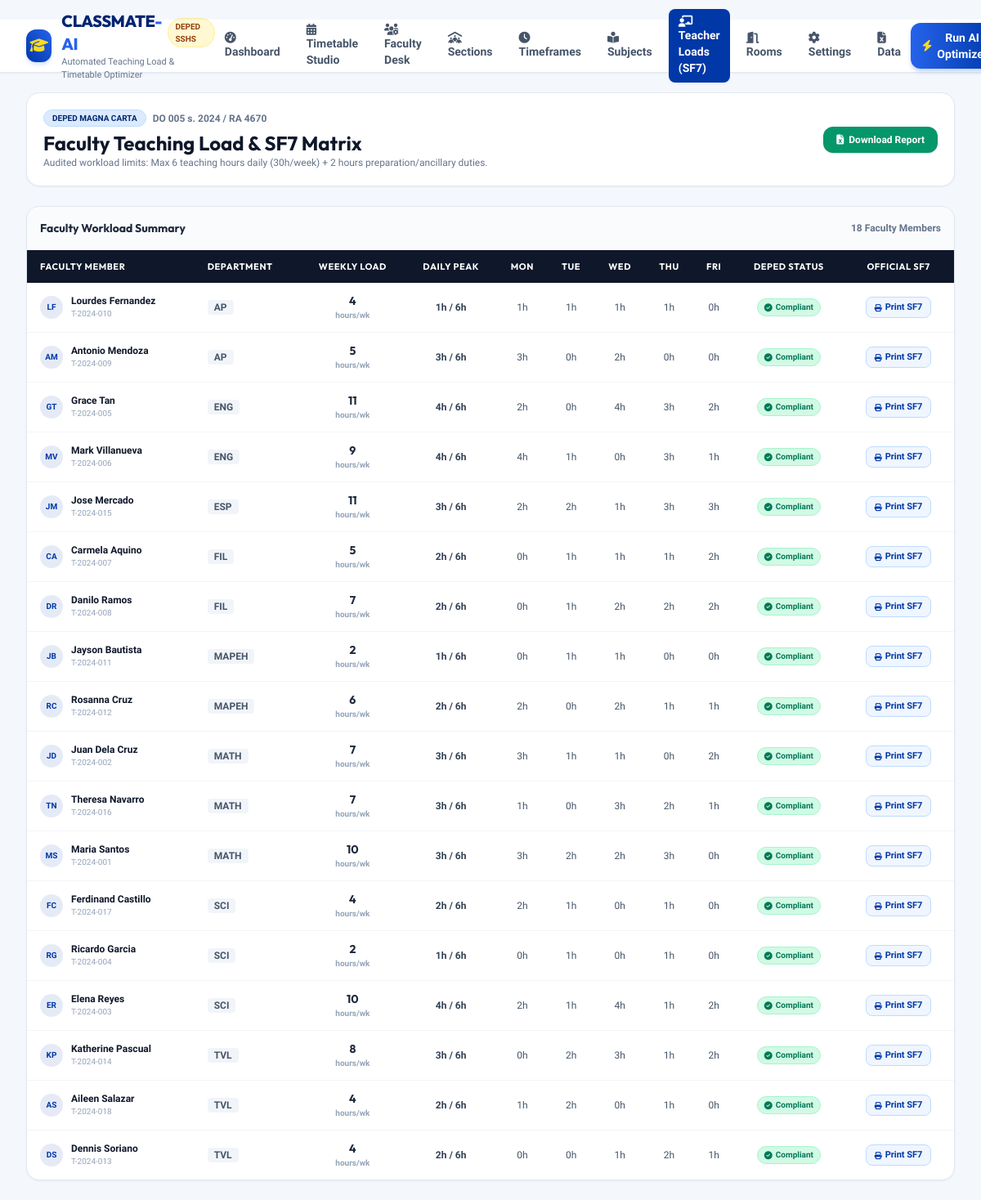
The app's page /teacher-loads/ with its own data.
### scheduler/models.py (models this page shows, shortened)
class Teacher(models.Model):
    CURRICULUM_LEVEL_CHOICES = [
        ('jhs', 'Junior High School (Grades 7–10)'),
        ('shs', 'Senior High School (Grades 11–12)'),
        ('both', 'Both JHS & SHS (Integrated)'),
    ]
    employee_id = models.CharField(max_length=30, unique=True)
    first_name = models.CharField(max_length=50)
    last_name = models.CharField(max_length=50)
    email = models.EmailField(blank=True, default='')
    curriculum_level = models.CharField(max_length=20, choices=CURRICULUM_LEVEL_CHOICES, default='both')
    department = models.ForeignKey(Department, on_delete=models.SET_NULL, null=True, blank=True, related_name='teachers')
    max_daily_hours = models.IntegerField(default=6, help_text="DepEd DO 005 s. 2024 (max 6h actual teaching)")
    max_weekly_hours = models.IntegerField(default=30)
    preferred_vacant_period = models.IntegerField(null=True, blank=True, help_text="Preferred vacant period (1-8)")
    is_active = models.BooleanField(default=True)
    @property
    def full_name(self):
        return f"{self.first_name} {self.last_name}"

class Department(models.Model):
    code = models.CharField(max_length=20, unique=True)
    name = models.CharField(max_length=100)

### scheduler/views.py (the view)
# urls.py: path('teacher-loads/', views.teacher_loads_view, name='teacher_loads'),
def teacher_loads_view(request):
    schedule = Schedule.objects.order_by('-updated_at').first()
    teachers = Teacher.objects.filter(is_active=True).select_related('department').order_by('department__code', 'last_name')
    load_data = []
    if schedule:
        items = ScheduleItem.objects.filter(schedule=schedule).select_related('teacher', 'time_slot', 'subject', 'section')
        for t in teachers:
            t_items = [it for it in items if it.teacher_id == t.id]
            total_periods = len(t_items)
            daily_counts = {1: 0, 2: 0, 3: 0, 4: 0, 5: 0}
            for it in t_items:
                daily_counts[it.time_slot.day_of_week] += 1
            max_day_load = max(daily_counts.values()) if daily_counts.values() else 0
            is_overloaded = max_day_load > t.max_daily_hours or total_periods > t.max_weekly_hours
            load_data.append({
                'teacher': t,
                'total_periods': total_periods,
                'daily_counts': daily_counts,
                'max_day_load': max_day_load,
                'is_overloaded': is_overloaded,
                'compliance_status': 'Overload Warning' if is_overloaded else 'DepEd Compliant',
                'items': t_items,
            })
    context = {
        'schedule': schedule,
        'load_data': load_data,
    }
    return render(request, 'teacher_loads.html', context)

### templates/teacher_loads.html (shortened to what this page needs)
﻿{% extends 'base.html' %}
{% block content %}
<div class="space-y-6">
    <div class="bg-white rounded-2xl p-5 border border-slate-200 shadow-sm flex flex-col sm:flex-row sm:items-center justify-between gap-3">
        <div>
            <div class="flex items-center space-x-2">
                <span class="px-2.5 py-0.5 rounded-full text-[10px] uppercase font-bold bg-blue-100 text-deped-darkblue border border-blue-200">DepEd Magna Carta</span>
                <span class="text-xs text-slate-500 font-semibold">DO 005 s. 2024 / RA 4670</span>
            </div>
            <h1 class="text-xl sm:text-2xl font-bold font-heading text-slate-900 mt-1">
                Faculty Teaching Load & SF7 Matrix
            </h1>
            <p class="text-xs text-slate-500">
                Audited workload limits: Max 6 teaching hours daily (30h/week) + 2 hours preparation/ancillary duties.
            </p>
        </div>
        <div class="flex items-center space-x-2">
            <a href="{% url 'export_excel' %}" class="px-4 py-2 rounded-xl bg-emerald-600 hover:bg-emerald-700 text-white font-bold text-xs shadow transition flex items-center space-x-1.5">
                <i class="fa-solid fa-file-excel"></i>
                <span>Download Report</span>
            </a>
        </div>
    </div>
    <div class="bg-white rounded-2xl border border-slate-200 shadow-sm overflow-hidden">
        <div class="p-4 border-b border-slate-100 bg-slate-50/70 flex items-center justify-between">
            <h2 class="font-heading font-bold text-sm text-slate-800">Faculty Workload Summary</h2>
            <span class="text-xs text-slate-500 font-semibold">{{ load_data|length }} Faculty Members</span>
        </div>
        <div class="overflow-x-auto">
            <table class="w-full text-left text-xs border-collapse">
                <thead class="bg-slate-900 text-white uppercase text-[11px] font-heading tracking-wider">
                    <tr>
                        <th class="py-3 px-4">Faculty Member</th>
                        <th class="py-3 px-3">Department</th>
                        <th class="py-3 px-3 text-center">Weekly Load</th>
                        <th class="py-3 px-3 text-center">Daily Peak</th>
                        <th class="py-3 px-3 text-center">Mon</th>
                        <th class="py-3 px-3 text-center">Tue</th>
                        <th class="py-3 px-3 text-center">Wed</th>
                        <th class="py-3 px-3 text-center">Thu</th>
                        <th class="py-3 px-3 text-center">Fri</th>
                        <th class="py-3 px-3 text-center">DepEd Status</th>
                        <th class="py-3 px-4 text-center">Official SF7</th>
                    </tr>
                </thead>
                <tbody class="divide-y divide-slate-100">
                    {% for row in load_data %}
                    <tr class="hover:bg-slate-50/80 transition">
                        <td class="py-3 px-4 font-bold text-slate-900">
                            <div class="flex items-center space-x-2.5">
                                <div class="w-7 h-7 rounded-full bg-deped-blue/10 text-deped-blue font-bold flex items-center justify-center text-[10px]">
                                    {{ row.teacher.first_name|slice:":1" }}{{ row.teacher.last_name|slice:":1" }}
                                </div>
                                <div>
                                    <span class="block">{{ row.teacher.full_name }}</span>
                                    <span class="text-[10px] text-slate-400 block font-normal">{{ row.teacher.employee_id }}</span>
                                </div>
                            </div>
                        </td>
                        <td class="py-3 px-3 text-slate-600 font-medium">
                            <span class="px-2 py-0.5 rounded bg-slate-100 font-semibold">{{ row.teacher.department.code }}</span>
                        </td>
                        <td class="py-3 px-3 text-center font-bold text-slate-800">
                            <span class="text-sm font-heading">{{ row.total_periods }}</span>
                            <span class="text-[10px] text-slate-400 block">hours/wk</span>
                        </td>
                        <td class="py-3 px-3 text-center font-bold">
                            <span class="{% if row.max_day_load > row.teacher.max_daily_hours %}text-red-600{% else %}text-slate-700{% endif %}">
                                {{ row.max_day_load }}h / {{ row.teacher.max_daily_hours }}h
                            </span>
                        </td>
                        <td class="py-3 px-2 text-center text-slate-600">{{ row.daily_counts.1 }}h</td>
                        <td class="py-3 px-2 text-center text-slate-600">{{ row.daily_counts.2 }}h</td>
                        <td class="py-3 px-2 text-center text-slate-600">{{ row.daily_counts.3 }}h</td>
                        <td class="py-3 px-2 text-center text-slate-600">{{ row.daily_counts.4 }}h</td>
                        <td class="py-3 px-2 text-center text-slate-600">{{ row.daily_counts.5 }}h</td>
                        <td class="py-3 px-3 text-center">
                            {% if row.is_overloaded %}
                            <span class="inline-flex items-center px-2 py-0.5 rounded-full text-[10px] font-bold bg-red-100 text-red-700 border border-red-200">
                                <i class="fa-solid fa-triangle-exclamation mr-1"></i> Overload
                            </span>
                            {% else %}
                            <span class="inline-flex items-center px-2 py-0.5 rounded-full text-[10px] font-bold bg-emerald-100 text-emerald-700 border border-emerald-200">
                                <i class="fa-solid fa-circle-check mr-1"></i> Compliant
                            </span>
                            {% endif %}
                        </td>
                        <td class="py-3 px-4 text-center">
                            <a href="{% url 'print_sf7' row.teacher.id %}" target="_blank" class="px-2.5 py-1 rounded-lg bg-blue-50 text-deped-blue hover:bg-deped-blue hover:text-white transition font-bold text-[11px] inline-flex items-center space-x-1 border border-blue-200">
                                <i class="fa-solid fa-print text-[9px]"></i>
                                <span>Print SF7</span>
                            </a>
                        </td>
                    </tr>
                    {% empty %}
                    <tr>
                        <td colspan="11" class="py-8 text-center text-slate-400 font-semibold">
                            No schedule items recorded. Run the AI Optimizer to generate teacher assignments.
                        </td>
                    </tr>
                    {% endfor %}
                </tbody>
            </table>
        </div>
    </div>
</div>
{% endblock %}

### templates/base.html (shortened to what this page needs)
<!DOCTYPE html>
<html lang="en">
<head>
    <script src="https://cdn.tailwindcss.com"></script>
    <link rel="stylesheet" href="https://cdnjs.cloudflare.com/ajax/libs/font-awesome/6.5.1/css/all.min.css">
</head>
<body class="min-h-screen flex flex-col pb-20 md:pb-0 text-slate-800 antialiased selection:bg-deped-blue selection:text-white">
    <header class="sticky top-0 z-40 bg-white/95 backdrop-blur border-b border-slate-200 shadow-sm">
        <div class="max-w-7xl mx-auto px-4 sm:px-6 lg:px-8">
            <div class="flex items-center justify-between h-16">
                <div class="flex items-center space-x-3">
                    <div class="w-10 h-10 rounded-xl bg-gradient-to-tr from-deped-blue to-blue-600 flex items-center justify-center text-white shadow-md shadow-blue-500/20">
                        <i class="fa-solid fa-graduation-cap text-lg text-deped-gold"></i>
                    </div>
                    <div>
                        <div class="flex items-center space-x-2">
                            <span class="font-heading font-extrabold text-xl text-deped-darkblue tracking-tight">CLASSMATE<span class="text-blue-600">-AI</span></span>
                            <span class="text-[10px] uppercase font-bold bg-deped-gold/20 text-amber-800 px-2 py-0.5 rounded-full border border-deped-gold/30">DepEd SSHS</span>
                        </div>
                        <p class="text-[11px] text-slate-500 font-medium hidden sm:block">Automated Teaching Load & Timetable Optimizer</p>
                    </div>
                </div>
                <nav class="hidden md:flex items-center space-x-1 lg:space-x-2">
                    <a href="{% url 'dashboard' %}" class="px-3 py-2 rounded-lg text-sm font-semibold transition {% if request.resolver_match.url_name == 'dashboard' %}bg-deped-blue text-white shadow-sm{% else %}text-slate-600 hover:text-deped-blue hover:bg-slate-100{% endif %}">
                        <i class="fa-solid fa-gauge-high mr-1.5"></i>Dashboard
                    </a>
                    <a href="{% url 'timetable' %}" class="px-3 py-2 rounded-lg text-sm font-semibold transition {% if request.resolver_match.url_name == 'timetable' %}bg-deped-blue text-white shadow-sm{% else %}text-slate-600 hover:text-deped-blue hover:bg-slate-100{% endif %}">
                        <i class="fa-solid fa-calendar-days mr-1.5"></i>Timetable Studio
                    </a>
                    <a href="{% url 'teachers' %}" class="px-3 py-2 rounded-lg text-sm font-semibold transition {% if request.resolver_match.url_name == 'teachers' %}bg-deped-blue text-white shadow-sm{% else %}text-slate-600 hover:text-deped-blue hover:bg-slate-100{% endif %}">
                        <i class="fa-solid fa-users-gear mr-1.5"></i>Faculty Desk
                    </a>
                    <a href="{% url 'sections' %}" class="px-3 py-2 rounded-lg text-sm font-semibold transition {% if request.resolver_match.url_name == 'sections' %}bg-deped-blue text-white shadow-sm{% else %}text-slate-600 hover:text-deped-blue hover:bg-slate-100{% endif %}">
                        <i class="fa-solid fa-people-roof mr-1.5"></i>Sections
                    </a>
                    <a href="{% url 'timeframes' %}" class="px-3 py-2 rounded-lg text-sm font-semibold transition {% if request.resolver_match.url_name == 'timeframes' %}bg-deped-blue text-white shadow-sm{% else %}text-slate-600 hover:text-deped-blue hover:bg-slate-100{% endif %}">
                        <i class="fa-solid fa-clock mr-1.5"></i>Timeframes
                    </a>
                    <a href="{% url 'subjects' %}" class="px-3 py-2 rounded-lg text-sm font-semibold transition {% if request.resolver_match.url_name == 'subjects' %}bg-deped-blue text-white shadow-sm{% else %}text-slate-600 hover:text-deped-blue hover:bg-slate-100{% endif %}">
                        <i class="fa-solid fa-book-open-reader mr-1.5"></i>Subjects
                    </a>
                    <a href="{% url 'teacher_loads' %}" class="px-3 py-2 rounded-lg text-sm font-semibold transition {% if request.resolver_match.url_name == 'teacher_loads' %}bg-deped-blue text-white shadow-sm{% else %}text-slate-600 hover:text-deped-blue hover:bg-slate-100{% endif %}">
                        <i class="fa-solid fa-chalkboard-user mr-1.5"></i>Teacher Loads (SF7)
                    </a>
                    <a href="{% url 'room_utilization' %}" class="px-3 py-2 rounded-lg text-sm font-semibold transition {% if request.resolver_match.url_name == 'room_utilization' %}bg-deped-blue text-white shadow-sm{% else %}text-slate-600 hover:text-deped-blue hover:bg-slate-100{% endif %}">
                        <i class="fa-solid fa-door-open mr-1.5"></i>Rooms
                    </a>
                    <a href="{% url 'settings' %}" class="px-3 py-2 rounded-lg text-sm font-semibold transition {% if request.resolver_match.url_name == 'settings' %}bg-deped-blue text-white shadow-sm{% else %}text-slate-600 hover:text-deped-blue hover:bg-slate-100{% endif %}">
                        <i class="fa-solid fa-gear mr-1.5"></i>Settings
                    </a>
                    <a href="{% url 'import_export' %}" class="px-3 py-2 rounded-lg text-sm font-semibold transition {% if request.resolver_match.url_name == 'import_export' %}bg-deped-blue text-white shadow-sm{% else %}text-slate-600 hover:text-deped-blue hover:bg-slate-100{% endif %}">
                        <i class="fa-solid fa-file-excel mr-1.5"></i>Data
                    </a>
                </nav>
                <div class="flex items-center space-x-2">
                    <button onclick="openGaModal()" class="inline-flex items-center px-3.5 py-2 rounded-xl text-xs sm:text-sm font-bold bg-gradient-to-r from-blue-600 to-deped-blue text-white shadow-md shadow-blue-600/25 hover:from-blue-700 hover:to-deped-darkblue transition active:scale-95">
                        <i class="fa-solid fa-bolt text-deped-gold mr-1.5 animate-pulse"></i>
                        <span>Run AI Optimizer</span>
                    </button>
                </div>
            </div>
        </div>
    </header>
    <main class="flex-1 max-w-7xl w-full mx-auto px-4 sm:px-6 lg:px-8 py-6">
        {% block content %}{% endblock %}
    </main>
</body>
</html>

### templates/base.html (style rules this page uses)
body { font-family: 'Plus Jakarta Sans', sans-serif; background-color: #F4F7FC; }
h1, h2, h3, h4, .font-heading { font-family: 'Outfit', sans-serif; }

### records on screen
Teacher: teacher.first_name "L", teacher.last_name "F", teacher.full_name "Lourdes Fernandez", teacher.employee_id "T-2024-010", teacher.department.code "AP", total_periods "4", max_day_load "1", teacher.max_daily_hours "6", daily_counts.1 "1", daily_counts.2 "1", daily_counts.3 "1", daily_counts.4 "1", daily_counts.5 "0"
Teacher: teacher.first_name "A", teacher.last_name "M", teacher.full_name "Antonio Mendoza", teacher.employee_id "T-2024-009", teacher.department.code "AP", total_periods "5", max_day_load "3", teacher.max_daily_hours "6", daily_counts.1 "3", daily_counts.2 "0", daily_counts.3 "2", daily_counts.4 "0", daily_counts.5 "0"
Teacher: teacher.first_name "G", teacher.last_name "T", teacher.full_name "Grace Tan", teacher.employee_id "T-2024-005", teacher.department.code "ENG", total_periods "11", max_day_load "4", teacher.max_daily_hours "6", daily_counts.1 "2", daily_counts.2 "0", daily_counts.3 "4", daily_counts.4 "3", daily_counts.5 "2"
Teacher: teacher.first_name "M", teacher.last_name "V", teacher.full_name "Mark Villanueva", teacher.employee_id "T-2024-006", teacher.department.code "ENG", total_periods "9", max_day_load "4", teacher.max_daily_hours "6", daily_counts.1 "4", daily_counts.2 "1", daily_counts.3 "0", daily_counts.4 "3", daily_counts.5 "1"
Teacher: teacher.first_name "J", teacher.last_name "M", teacher.full_name "Jose Mercado", teacher.employee_id "T-2024-015", teacher.department.code "ESP", total_periods "11", max_day_load "3", teacher.max_daily_hours "6", daily_counts.1 "2", daily_counts.2 "2", daily_counts.3 "1", daily_counts.4 "3", daily_counts.5 "3"
Teacher: teacher.first_name "C", teacher.last_name "A", teacher.full_name "Carmela Aquino", teacher.employee_id "T-2024-007", teacher.department.code "FIL", total_periods "5", max_day_load "2", teacher.max_daily_hours "6", daily_counts.1 "0", daily_counts.2 "1", daily_counts.3 "1", daily_counts.4 "1", daily_counts.5 "2"
Teacher: teacher.first_name "D", teacher.last_name "R", teacher.full_name "Danilo Ramos", teacher.employee_id "T-2024-008", teacher.department.code "FIL", total_periods "7", max_day_load "2", teacher.max_daily_hours "6", daily_counts.1 "0", daily_counts.2 "1", daily_counts.3 "2", daily_counts.4 "2", daily_counts.5 "2"
Teacher: teacher.first_name "J", teacher.last_name "B", teacher.full_name "Jayson Bautista", teacher.employee_id "T-2024-011", teacher.department.code "MAPEH", total_periods "2", max_day_load "1", teacher.max_daily_hours "6", daily_counts.1 "0", daily_counts.2 "1", daily_counts.3 "1", daily_counts.4 "0", daily_counts.5 "0"
Teacher: teacher.first_name "R", teacher.last_name "C", teacher.full_name "Rosanna Cruz", teacher.employee_id "T-2024-012", teacher.department.code "MAPEH", total_periods "6", max_day_load "2", teacher.max_daily_hours "6", daily_counts.1 "2", daily_counts.2 "0", daily_counts.3 "2", daily_counts.4 "1", daily_counts.5 "1"
Teacher: teacher.first_name "J", teacher.last_name "D", teacher.full_name "Juan Dela Cruz", teacher.employee_id "T-2024-002", teacher.department.code "MATH", total_periods "7", max_day_load "3", teacher.max_daily_hours "6", daily_counts.1 "3", daily_counts.2 "1", daily_counts.3 "1", daily_counts.4 "0", daily_counts.5 "2"
Teacher: teacher.first_name "T", teacher.last_name "N", teacher.full_name "Theresa Navarro", teacher.employee_id "T-2024-016", teacher.department.code "MATH", total_periods "7", max_day_load "3", teacher.max_daily_hours "6", daily_counts.1 "1", daily_counts.2 "0", daily_counts.3 "3", daily_counts.4 "2", daily_counts.5 "1"
Teacher: teacher.first_name "M", teacher.last_name "S", teacher.full_name "Maria Santos", teacher.employee_id "T-2024-001", teacher.department.code "MATH", total_periods "10", max_day_load "3", teacher.max_daily_hours "6", daily_counts.1 "3", daily_counts.2 "2", daily_counts.3 "2", daily_counts.4 "3", daily_counts.5 "0"
Teacher: teacher.first_name "F", teacher.last_name "C", teacher.full_name "Ferdinand Castillo", teacher.employee_id "T-2024-017", teacher.department.code "SCI", total_periods "4", max_day_load "2", teacher.max_daily_hours "6", daily_counts.1 "2", daily_counts.2 "1", daily_counts.3 "0", daily_counts.4 "1", daily_counts.5 "0"
Teacher: teacher.first_name "R", teacher.last_name "G", teacher.full_name "Ricardo Garcia", teacher.employee_id "T-2024-004", teacher.department.code "SCI", total_periods "2", max_day_load "1", teacher.max_daily_hours "6", daily_counts.1 "0", daily_counts.2 "1", daily_counts.3 "0", daily_counts.4 "1", daily_counts.5 "0"
Teacher: teacher.first_name "E", teacher.last_name "R", teacher.full_name "Elena Reyes", teacher.employee_id "T-2024-003", teacher.department.code "SCI", total_periods "10", max_day_load "4", teacher.max_daily_hours "6", daily_counts.1 "2", daily_counts.2 "1", daily_counts.3 "4", daily_counts.4 "1", daily_counts.5 "2"
Teacher: teacher.first_name "K", teacher.last_name "P", teacher.full_name "Katherine Pascual", teacher.employee_id "T-2024-014", teacher.department.code "TVL", total_periods "8", max_day_load "3", teacher.max_daily_hours "6", daily_counts.1 "0", daily_counts.2 "2", daily_counts.3 "3", daily_counts.4 "1", daily_counts.5 "2"
Teacher: teacher.first_name "A", teacher.last_name "S", teacher.full_name "Aileen Salazar", teacher.employee_id "T-2024-018", teacher.department.code "TVL", total_periods "4", max_day_load "2", teacher.max_daily_hours "6", daily_counts.1 "1", daily_counts.2 "2", daily_counts.3 "0", daily_counts.4 "1", daily_counts.5 "0"
Teacher: teacher.first_name "D", teacher.last_name "S", teacher.full_name "Dennis Soriano", teacher.employee_id "T-2024-013", teacher.department.code "TVL", total_periods "4", max_day_load "2", teacher.max_daily_hours "6", daily_counts.1 "0", daily_counts.2 "0", daily_counts.3 "1", daily_counts.4 "2", daily_counts.5 "1"

### other values on screen
{{ load_data|length }} "18"
